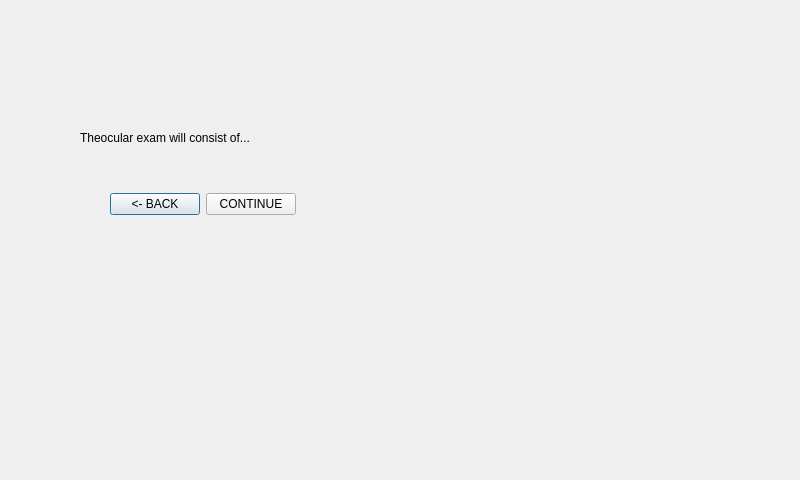
<?xml version="1.0" encoding="UTF-8"?>
<ui version="4.0">
 <class>oculardescr</class>
 <widget class="QDialog" name="oculardescr">
  <property name="geometry">
   <rect>
    <x>0</x>
    <y>0</y>
    <width>800</width>
    <height>480</height>
   </rect>
  </property>
  <property name="windowTitle">
   <string>Dialog</string>
  </property>
  <widget class="QLabel" name="label">
   <property name="geometry">
    <rect>
     <x>80</x>
     <y>130</y>
     <width>251</width>
     <height>16</height>
    </rect>
   </property>
   <property name="text">
    <string>Theocular exam will consist of...</string>
   </property>
  </widget>
  <widget class="QWidget" name="layoutWidget">
   <property name="geometry">
    <rect>
     <x>110</x>
     <y>190</y>
     <width>186</width>
     <height>29</height>
    </rect>
   </property>
   <layout class="QHBoxLayout" name="horizontalLayout">
    <item>
     <widget class="QPushButton" name="ocudescrbackButton">
      <property name="text">
       <string>&lt;- BACK</string>
      </property>
     </widget>
    </item>
    <item>
     <widget class="QPushButton" name="ocudescrconButton">
      <property name="text">
       <string>CONTINUE</string>
      </property>
     </widget>
    </item>
   </layout>
  </widget>
 </widget>
 <resources/>
 <connections/>
</ui>
